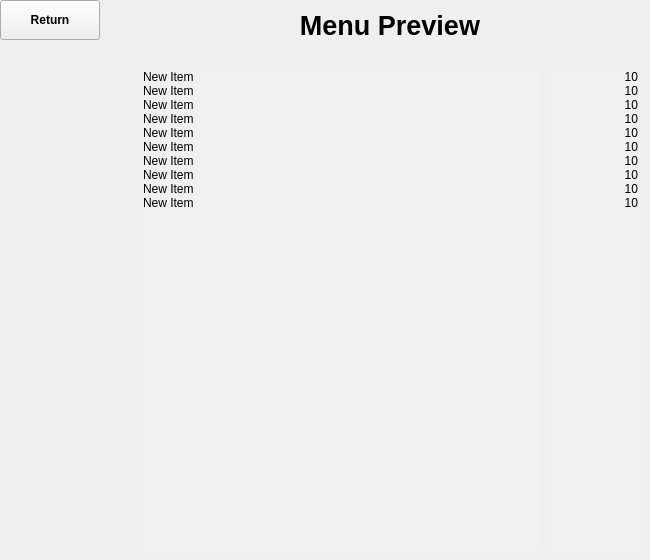
    <widget class="QWidget" name="page_8">
     <widget class="QPushButton" name="menuPreviewReturnButton">
      <property name="geometry">
       <rect>
        <x>0</x>
        <y>0</y>
        <width>100</width>
        <height>40</height>
       </rect>
      </property>
      <property name="font">
       <font>
        <weight>75</weight>
        <bold>true</bold>
       </font>
      </property>
      <property name="text">
       <string>Return</string>
      </property>
     </widget>
     <widget class="QLabel" name="menupreviewLabel">
      <property name="geometry">
       <rect>
        <x>190</x>
        <y>0</y>
        <width>400</width>
        <height>50</height>
       </rect>
      </property>
      <property name="font">
       <font>
        <pointsize>20</pointsize>
        <weight>75</weight>
        <bold>true</bold>
       </font>
      </property>
      <property name="text">
       <string>Menu Preview</string>
      </property>
      <property name="alignment">
       <set>Qt::AlignCenter</set>
      </property>
     </widget>
     <widget class="QListWidget" name="Name_listWidget">
      <property name="enabled">
       <bool>true</bool>
      </property>
      <property name="geometry">
       <rect>
        <x>140</x>
        <y>70</y>
        <width>401</width>
        <height>481</height>
       </rect>
      </property>
      <property name="autoFillBackground">
       <bool>false</bool>
      </property>
      <property name="styleSheet">
       <string notr="true">background-color: rgb(240, 240, 240);</string>
      </property>
      <property name="frameShape">
       <enum>QFrame::NoFrame</enum>
      </property>
      <property name="lineWidth">
       <number>0</number>
      </property>
      <property name="spacing">
       <number>15</number>
      </property>
      <item>
       <property name="text">
        <string>New Item</string>
       </property>
      </item>
      <item>
       <property name="text">
        <string>New Item</string>
       </property>
      </item>
      <item>
       <property name="text">
        <string>New Item</string>
       </property>
      </item>
      <item>
       <property name="text">
        <string>New Item</string>
       </property>
      </item>
      <item>
       <property name="text">
        <string>New Item</string>
       </property>
      </item>
      <item>
       <property name="text">
        <string>New Item</string>
       </property>
      </item>
      <item>
       <property name="text">
        <string>New Item</string>
       </property>
      </item>
      <item>
       <property name="text">
        <string>New Item</string>
       </property>
      </item>
      <item>
       <property name="text">
        <string>New Item</string>
       </property>
      </item>
      <item>
       <property name="text">
        <string>New Item</string>
       </property>
      </item>
     </widget>
     <widget class="QListWidget" name="Price_listWidget">
      <property name="geometry">
       <rect>
        <x>550</x>
        <y>70</y>
        <width>91</width>
        <height>481</height>
       </rect>
      </property>
      <property name="styleSheet">
       <string notr="true">background-color: rgb(240, 240, 240);</string>
      </property>
      <property name="frameShape">
       <enum>QFrame::NoFrame</enum>
      </property>
      <property name="spacing">
       <number>15</number>
      </property>
      <item>
       <property name="text">
        <string>10</string>
       </property>
       <property name="textAlignment">
        <set>AlignTrailing|AlignVCenter</set>
       </property>
      </item>
      <item>
       <property name="text">
        <string>10</string>
       </property>
       <property name="textAlignment">
        <set>AlignTrailing|AlignVCenter</set>
       </property>
      </item>
      <item>
       <property name="text">
        <string>10</string>
       </property>
       <property name="textAlignment">
        <set>AlignTrailing|AlignVCenter</set>
       </property>
      </item>
      <item>
       <property name="text">
        <string>10</string>
       </property>
       <property name="textAlignment">
        <set>AlignTrailing|AlignVCenter</set>
       </property>
      </item>
      <item>
       <property name="text">
        <string>10</string>
       </property>
       <property name="textAlignment">
        <set>AlignTrailing|AlignVCenter</set>
       </property>
      </item>
      <item>
       <property name="text">
        <string>10</string>
       </property>
       <property name="textAlignment">
        <set>AlignTrailing|AlignVCenter</set>
       </property>
      </item>
      <item>
       <property name="text">
        <string>10</string>
       </property>
       <property name="textAlignment">
        <set>AlignTrailing|AlignVCenter</set>
       </property>
      </item>
      <item>
       <property name="text">
        <string>10</string>
       </property>
       <property name="textAlignment">
        <set>AlignTrailing|AlignVCenter</set>
       </property>
      </item>
      <item>
       <property name="text">
        <string>10</string>
       </property>
       <property name="textAlignment">
        <set>AlignTrailing|AlignVCenter</set>
       </property>
      </item>
      <item>
       <property name="text">
        <string>10</string>
       </property>
       <property name="textAlignment">
        <set>AlignTrailing|AlignVCenter</set>
       </property>
      </item>
     </widget>
    </widget>
